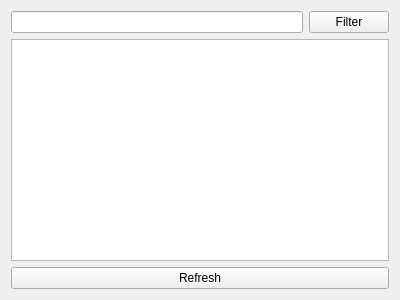
<?xml version="1.0" encoding="UTF-8"?>
<ui version="4.0">
 <class>TopicsWidget</class>
 <widget class="QWidget" name="TopicsWidget">
  <property name="geometry">
   <rect>
    <x>0</x>
    <y>0</y>
    <width>400</width>
    <height>300</height>
   </rect>
  </property>
  <property name="windowTitle">
   <string>Form</string>
  </property>
  <layout class="QVBoxLayout" name="verticalLayout">
   <item>
    <layout class="QHBoxLayout" name="horizontalLayout">
     <item>
      <widget class="QLineEdit" name="edit_filter"/>
     </item>
     <item>
      <widget class="QPushButton" name="button_filter">
       <property name="text">
        <string>Filter</string>
       </property>
      </widget>
     </item>
    </layout>
   </item>
   <item>
    <widget class="QListView" name="list_topics">
     <property name="selectionMode">
      <enum>QAbstractItemView::NoSelection</enum>
     </property>
    </widget>
   </item>
   <item>
    <widget class="QPushButton" name="button_refresh">
     <property name="text">
      <string>Refresh</string>
     </property>
    </widget>
   </item>
  </layout>
 </widget>
 <resources/>
 <connections/>
</ui>
